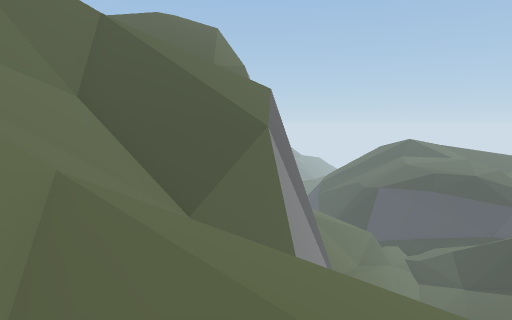
view 1 (above)

16 first-person views from a walk through a scene from a Unity 3-D project. The camera is 0.41 m above the floor, tilts 6° down and sees 75° across. The floor is counted in squares, 0.5 m on a side. Each view is taken from the middle of a square. On the plan, view 1 faces up. The plan holds only what a view shows up to about 11 squares ahead; the rest is blank. The place goes on beyond the plan. The player character is not drawn. Some animated figures are not drawn.

view 2
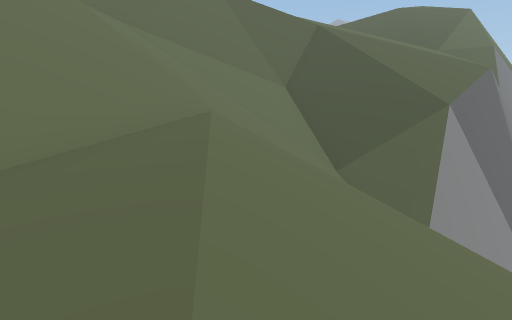

view 3
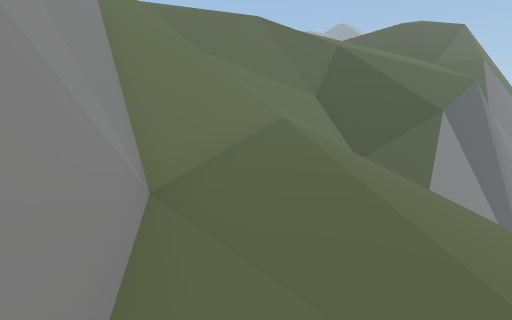

view 4
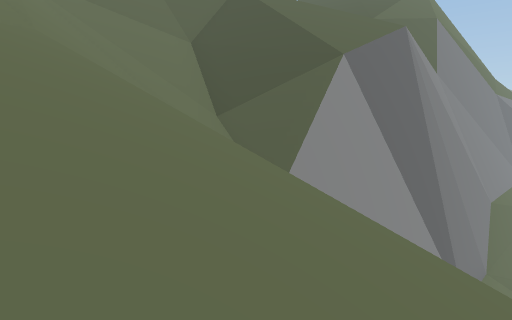

view 5
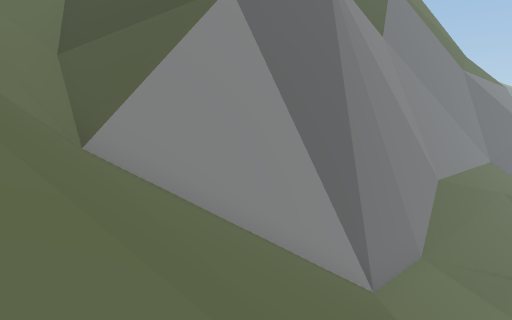

view 6
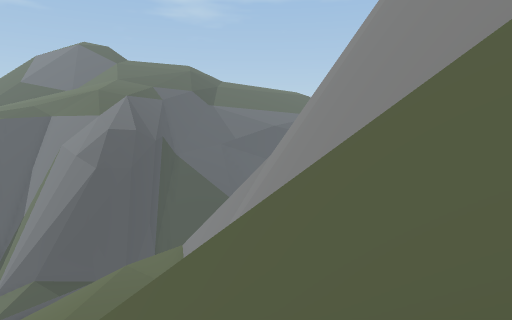

view 7
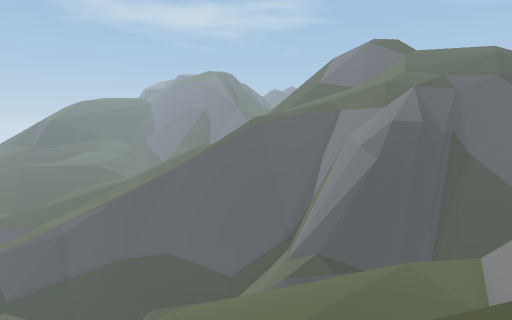

view 8
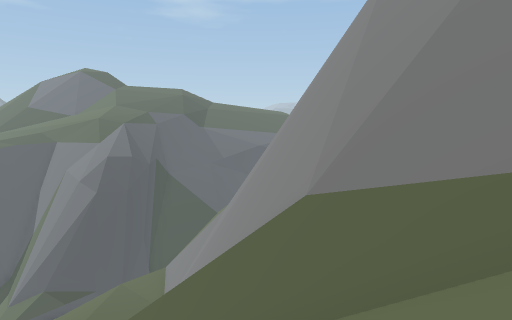

view 9
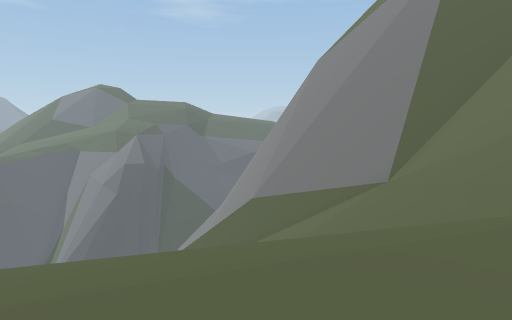

view 10
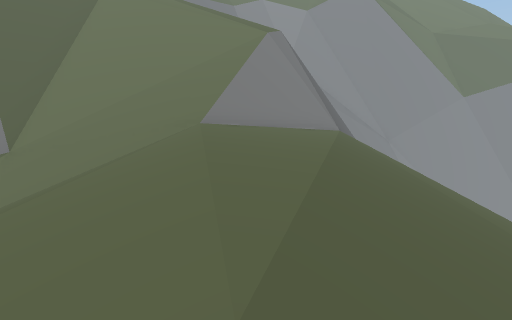

view 11
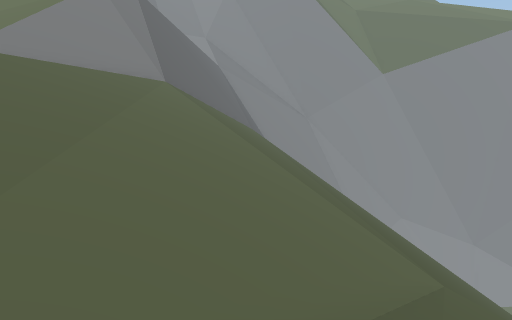

view 12
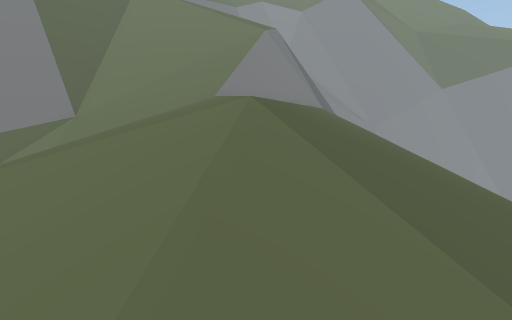

view 13
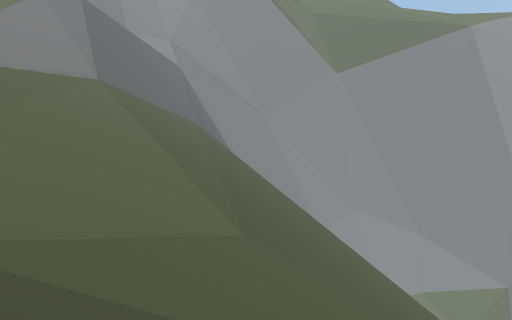

view 14
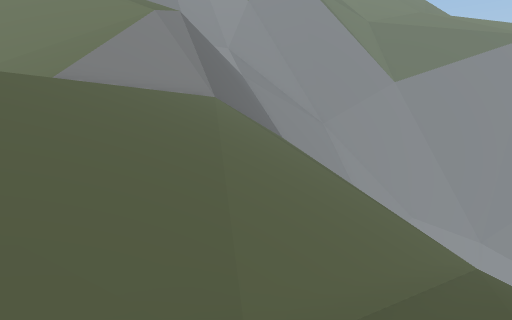

view 15
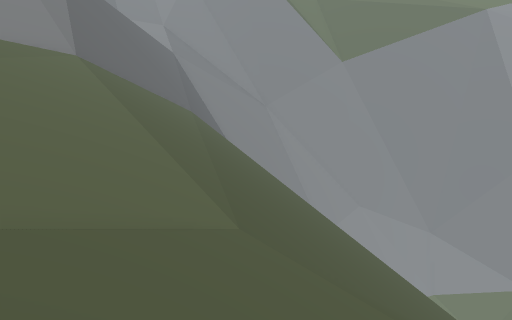

view 16
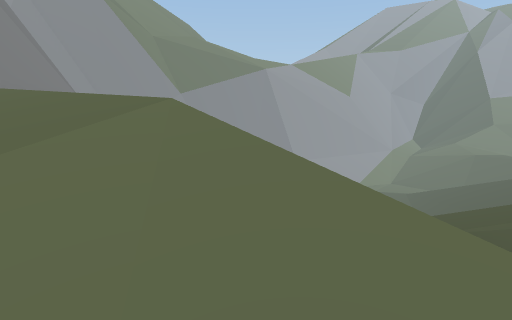

### Floor plan
Key: @ floor where view 1 was taken; # wall or solid block; x gap in a wall; . main floor; - floor 2.55 m lower than the main floor; _ floor 3.2 m lower than the main floor; < floor 6.4 m lower than the main floor; / step, stairs or slope; = window, fence, low wall or low ledge; v drop or lower ground; O other object.
Columns run from 26 left of view 1 to 6 right of it. Each row starts with its distance up from view 1.
 16             /               v###
 15            /               vv###
 14       ////////             v #=
 13 =v//////////////           v #<
 12  v//////////////          /v #<
 11  v//////////////////    ///v #<
 10  v//////////////////   ////v##=
  9   //////////////////  vvvvvv#/v
  8    /////////////./// vvv-vv##//
  7    ////////////.//// v######////
  6     /////////..//// v###===#////
  5      //////....//// v# /////////
  4       ///.....///  /#=///   /////
  3        ##===.///// /=///////////
  2        ####vO////  ///=v=///////
  1         v==OOO/////====///_/////
  0          ####====###=/////@_////
 -1            ###########==///__///
 -2             v       ######=___//
 -3             vvvvvvvv   #####=///
 -4                  vvvvvv  ####=/
 -5                   v  vvv ###  x=
 -6                            =

Positions as (right, up) in squares from view 1, and headings:
1: (0, 0), facing up
2: (3, -1), facing up-left
3: (4, -4), facing up-left
4: (5, 1), facing up-left
5: (6, 4), facing up-left
6: (-6, 2), facing down-right
7: (-5, 2), facing right
8: (-9, 3), facing down-right
9: (-13, 6), facing down-right
10: (-9, 9), facing down-left
11: (-13, 13), facing down-left
12: (-7, 11), facing down-left
13: (-14, 16), facing down-left
14: (-11, 13), facing down-left
15: (-15, 15), facing down-left
16: (-7, 9), facing left
